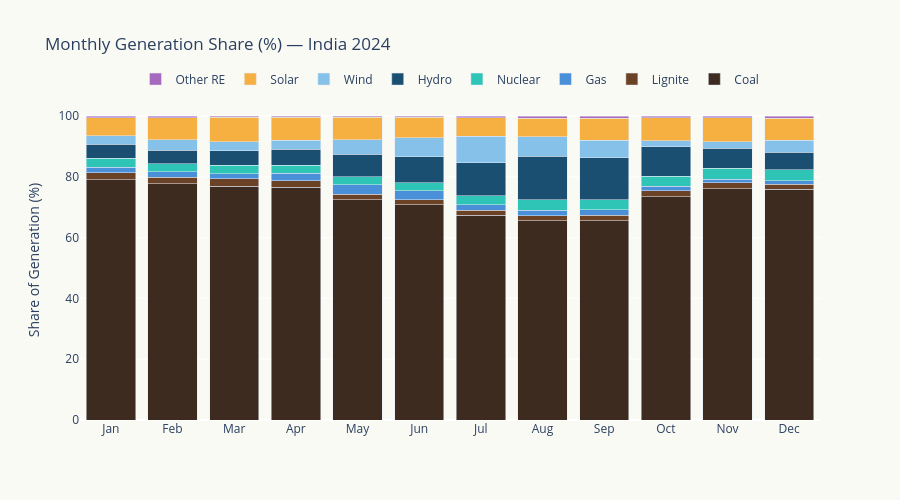

The notebook cell this image was saved under:
### Markdown cell above
## 3. Monthly Normalized — The Share Shifts

### Code cell
monthly_pct = monthly.div(monthly.sum(axis=1), axis=0) * 100

fig = go.Figure()
for col, label in zip(fuel_cols, fuel_labels):
    fig.add_trace(go.Bar(
        x=month_names, y=monthly_pct[col],
        name=label, marker_color=palette[col],
        hovertemplate=f'{label}: %{{y:.1f}}%<extra></extra>',
    ))

fig.update_layout(
    title='Monthly Generation Share (%) — India 2024',
    yaxis_title='Share of Generation (%)',
    barmode='stack',
    plot_bgcolor='#FAFAF5', paper_bgcolor='#FAFAF5',
    height=500,
    legend=dict(orientation='h', yanchor='bottom', y=1.02, x=0.5, xanchor='center'),
)
fig.show()

# Print the coal share by month
print('Coal share by month:')
for i, m in enumerate(month_names):
    print(f'  {m}: {monthly_pct["coal"].iloc[i]:.1f}%')

### Figure 1 — Plotly figure (JSON) as saved in the notebook; plotly's stock layout.template omitted (floating-point values rounded to 4 significant figures)
{"data": [{"hovertemplate": "Coal: %{y:.1f}%<extra></extra>", "marker": {"color": "#3D2B1F"}, "name": "Coal", "type": "bar", "x": ["Jan", "Feb", "Mar", "Apr", "May", "Jun", "Jul", "Aug", "Sep", "Oct", "Nov", "Dec"], "y": [79.05, 77.69, 76.97, 76.57, 72.48, 70.73, 67.28, 65.57, 65.61, 73.4, 76.09, 75.86]}, {"hovertemplate": "Lignite: %{y:.1f}%<extra></extra>", "marker": {"color": "#6B4226"}, "name": "Lignite", "type": "bar", "x": ["Jan", "Feb", "Mar", "Apr", "May", "Jun", "Jul", "Aug", "Sep", "Oct", "Nov", "Dec"], "y": [2.257, 2.166, 2.413, 2.109, 1.831, 1.751, 1.758, 1.665, 1.794, 1.939, 1.992, 1.673]}, {"hovertemplate": "Gas: %{y:.1f}%<extra></extra>", "marker": {"color": "#4A90D9"}, "name": "Gas", "type": "bar", "x": ["Jan", "Feb", "Mar", "Apr", "May", "Jun", "Jul", "Aug", "Sep", "Oct", "Nov", "Dec"], "y": [1.812, 1.778, 1.699, 2.418, 3.064, 2.874, 1.7, 1.68, 1.694, 1.622, 1.084, 1.149]}, {"hovertemplate": "Nuclear: %{y:.1f}%<extra></extra>", "marker": {"color": "#2EC4B6"}, "name": "Nuclear", "type": "bar", "x": ["Jan", "Feb", "Mar", "Apr", "May", "Jun", "Jul", "Aug", "Sep", "Oct", "Nov", "Dec"], "y": [2.954, 2.574, 2.714, 2.762, 2.659, 2.609, 3.02, 3.612, 3.315, 3.193, 3.651, 3.706]}, {"hovertemplate": "Hydro: %{y:.1f}%<extra></extra>", "marker": {"color": "#1B4F72"}, "name": "Hydro", "type": "bar", "x": ["Jan", "Feb", "Mar", "Apr", "May", "Jun", "Jul", "Aug", "Sep", "Oct", "Nov", "Dec"], "y": [4.632, 4.448, 4.74, 5.25, 7.434, 8.583, 10.84, 14.25, 13.87, 9.784, 6.542, 5.667]}, {"hovertemplate": "Wind: %{y:.1f}%<extra></extra>", "marker": {"color": "#85C1E9"}, "name": "Wind", "type": "bar", "x": ["Jan", "Feb", "Mar", "Apr", "May", "Jun", "Jul", "Aug", "Sep", "Oct", "Nov", "Dec"], "y": [2.846, 3.526, 3.074, 2.982, 4.788, 6.284, 8.661, 6.329, 5.814, 1.915, 2.196, 3.993]}, {"hovertemplate": "Solar: %{y:.1f}%<extra></extra>", "marker": {"color": "#F5B041"}, "name": "Solar", "type": "bar", "x": ["Jan", "Feb", "Mar", "Apr", "May", "Jun", "Jul", "Aug", "Sep", "Oct", "Nov", "Dec"], "y": [5.883, 7.302, 7.907, 7.441, 7.285, 6.717, 6.167, 6.219, 7.188, 7.545, 7.823, 7.287]}, {"hovertemplate": "Other RE: %{y:.1f}%<extra></extra>", "marker": {"color": "#A569BD"}, "name": "Other RE", "type": "bar", "x": ["Jan", "Feb", "Mar", "Apr", "May", "Jun", "Jul", "Aug", "Sep", "Oct", "Nov", "Dec"], "y": [0.5662, 0.5113, 0.4848, 0.4645, 0.4625, 0.449, 0.5721, 0.6733, 0.7106, 0.5975, 0.6221, 0.6689]}], "layout": {"barmode": "stack", "height": 500, "legend": {"orientation": "h", "x": 0.5, "xanchor": "center", "y": 1.02, "yanchor": "bottom"}, "paper_bgcolor": "#FAFAF5", "plot_bgcolor": "#FAFAF5", "title": {"text": "Monthly Generation Share (%) — India 2024"}, "yaxis": {"title": {"text": "Share of Generation (%)"}}}}
